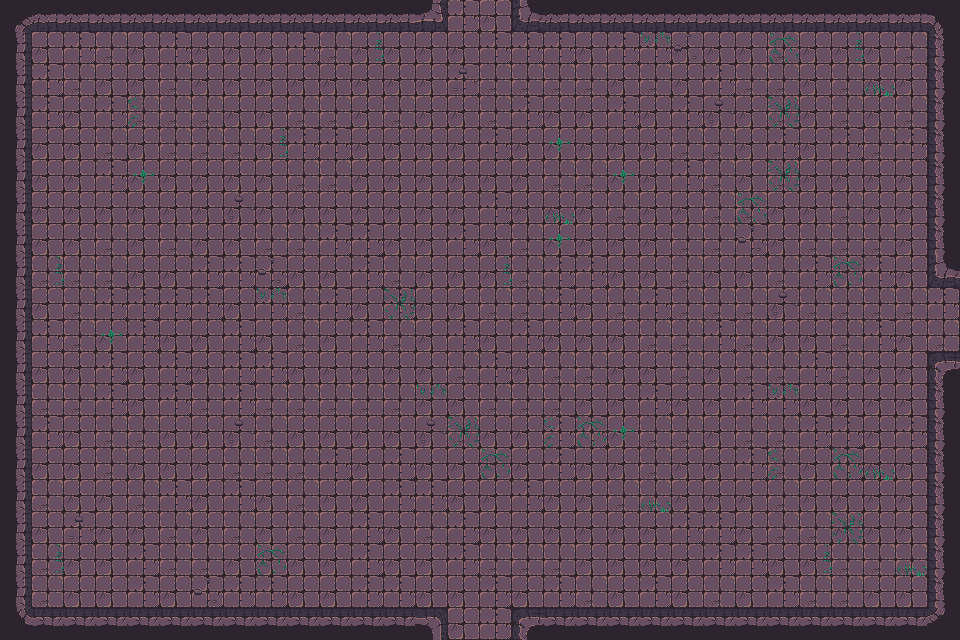

A level layout from a 2D game, rendered from its tile map. Below: a short description, then the map file with its tile-grid data intact:
An orthogonal 30x20 tile map with 32x32 px tiles, 3 tile layers (Walls, Decor, Items), 2 tilesets and 58 objects.

<map version="1.10" tiledversion="1.11.2" orientation="orthogonal" renderorder="right-down" width="30" height="20" tilewidth="32" tileheight="32" infinite="0" nextlayerid="3" nextobjectid="1">
    <tileset firstgid="1" name="Town Tileset" tilewidth="32" tileheight="32" tilecount="64" columns="8">
        <image source="../../../tiles/World H Tileset.png" trans="ff00ff" width="256" height="256" />
        <tile id="4">
            <objectgroup draworder="index" id="2">
                <object id="1" x="0" y="0" width="32" height="32" />
            </objectgroup>
        </tile>
        <tile id="5">
            <objectgroup draworder="index" id="2">
                <object id="1" x="0" y="0" width="32" height="32" />
            </objectgroup>
        </tile>
        <tile id="6">
            <objectgroup draworder="index" id="2">
                <object id="1" x="0" y="0" width="32" height="32" />
            </objectgroup>
        </tile>
        <tile id="7">
            <objectgroup draworder="index" id="2">
                <object id="1" x="0" y="0" width="32" height="32" />
            </objectgroup>
        </tile>
        <tile id="8">
            <objectgroup draworder="index" id="2">
                <object id="1" x="0" y="0" width="32" height="32" />
            </objectgroup>
        </tile>
        <tile id="10">
            <objectgroup draworder="index" id="2">
                <object id="1" x="0" y="32" width="32" height="0" />
            </objectgroup>
        </tile>
        <tile id="11">
            <objectgroup draworder="index" id="2">
                <object id="1" x="0" y="32" width="32" height="0" />
                <object id="2" x="32" y="0" width="0" height="32" />
            </objectgroup>
        </tile>
        <tile id="12">
            <objectgroup draworder="index" id="2">
                <object id="1" x="32" y="0" width="0" height="32" />
            </objectgroup>
        </tile>
        <tile id="13">
            <objectgroup draworder="index" id="2">
                <object id="1" x="0" y="32" width="32" height="0" />
                <object id="2" x="0" y="32" width="32" height="0" />
                <object id="3" x="0" y="0" width="0" height="32" />
            </objectgroup>
        </tile>
        <tile id="14">
            <objectgroup draworder="index" id="2">
                <object id="1" x="0" y="0" width="0" height="32" />
            </objectgroup>
        </tile>
        <tile id="16">
            <objectgroup draworder="index" id="2">
                <object id="1" x="0" y="0" width="32" height="32" />
            </objectgroup>
        </tile>
        <tile id="24">
            <objectgroup draworder="index" id="2">
                <object id="1" x="0" y="0" width="32" height="32" />
            </objectgroup>
        </tile>
    </tileset>
    <tileset firstgid="65" name="Dungeon Crawler Tileset" tilewidth="32" tileheight="32" tilecount="100" columns="10">
        <image source="../../../tiles/Dungeon_Tile.png" trans="" width="320" height="320" />
        <tile id="2">
            <objectgroup draworder="index" id="2">
                <object id="1" x="0" y="0" width="32" height="32" />
            </objectgroup>
        </tile>
        <tile id="3">
            <objectgroup draworder="index" id="2">
                <object id="1" x="0" y="0" width="32" height="32" />
            </objectgroup>
        </tile>
        <tile id="4">
            <objectgroup draworder="index" id="2">
                <object id="1" x="0" y="0" width="32" height="32" />
            </objectgroup>
        </tile>
        <tile id="5">
            <objectgroup draworder="index" id="2">
                <object id="1" x="0" y="0" width="32" height="32" />
            </objectgroup>
        </tile>
        <tile id="6">
            <objectgroup draworder="index" id="2">
                <object id="1" x="0" y="0" width="32" height="32" />
            </objectgroup>
        </tile>
        <tile id="8">
            <objectgroup draworder="index" id="2">
                <object id="1" x="0" y="0" width="32" height="32" />
            </objectgroup>
        </tile>
        <tile id="12">
            <objectgroup draworder="index" id="2">
                <object id="1" x="0" y="0" width="32" height="32" />
            </objectgroup>
        </tile>
        <tile id="13">
            <objectgroup draworder="index" id="2">
                <object id="1" x="0" y="0" width="32" height="32" />
            </objectgroup>
        </tile>
        <tile id="14">
            <objectgroup draworder="index" id="2">
                <object id="1" x="0" y="0" width="32" height="32" />
            </objectgroup>
        </tile>
        <tile id="15">
            <objectgroup draworder="index" id="2">
                <object id="1" x="0" y="0" width="32" height="32" />
            </objectgroup>
        </tile>
        <tile id="16">
            <objectgroup draworder="index" id="2">
                <object id="1" x="0" y="0" width="32" height="32" />
            </objectgroup>
        </tile>
        <tile id="18">
            <objectgroup draworder="index" id="2">
                <object id="1" x="0" y="0" width="32" height="32" />
            </objectgroup>
        </tile>
        <tile id="22">
            <objectgroup draworder="index" id="2">
                <object id="1" x="0" y="0" width="32" height="32" />
            </objectgroup>
        </tile>
        <tile id="23">
            <objectgroup draworder="index" id="2">
                <object id="1" x="0" y="0" width="32" height="32" />
            </objectgroup>
        </tile>
        <tile id="24">
            <objectgroup draworder="index" id="2">
                <object id="1" x="0" y="0" width="32" height="32" />
            </objectgroup>
        </tile>
        <tile id="25">
            <objectgroup draworder="index" id="2">
                <object id="1" x="0" y="0" width="32" height="32" />
            </objectgroup>
        </tile>
        <tile id="26">
            <objectgroup draworder="index" id="2">
                <object id="1" x="0" y="0" width="32" height="32" />
            </objectgroup>
        </tile>
        <tile id="28">
            <objectgroup draworder="index" id="2">
                <object id="1" x="0" y="0" width="32" height="32" />
            </objectgroup>
        </tile>
        <tile id="32">
            <objectgroup draworder="index" id="2">
                <object id="1" x="0" y="0" width="32" height="32" />
            </objectgroup>
        </tile>
        <tile id="33">
            <objectgroup draworder="index" id="2">
                <object id="1" x="0" y="0" width="32" height="32" />
            </objectgroup>
        </tile>
        <tile id="34">
            <objectgroup draworder="index" id="2">
                <object id="1" x="0" y="0" width="32" height="32" />
            </objectgroup>
        </tile>
        <tile id="35">
            <objectgroup draworder="index" id="2">
                <object id="1" x="0" y="0" width="32" height="32" />
            </objectgroup>
        </tile>
        <tile id="36">
            <objectgroup draworder="index" id="2">
                <object id="1" x="0" y="0" width="32" height="32" />
            </objectgroup>
        </tile>
        <tile id="38">
            <objectgroup draworder="index" id="2">
                <object id="1" x="0" y="0" width="32" height="32" />
            </objectgroup>
        </tile>
        <tile id="42">
            <objectgroup draworder="index" id="2">
                <object id="1" x="0" y="0" width="32" height="32" />
            </objectgroup>
        </tile>
        <tile id="43">
            <objectgroup draworder="index" id="2">
                <object id="1" x="0" y="0" width="32" height="32" />
            </objectgroup>
        </tile>
        <tile id="44">
            <objectgroup draworder="index" id="2">
                <object id="1" x="0" y="0" width="32" height="32" />
            </objectgroup>
        </tile>
        <tile id="45">
            <objectgroup draworder="index" id="2">
                <object id="1" x="0" y="0" width="32" height="32" />
            </objectgroup>
        </tile>
        <tile id="46">
            <objectgroup draworder="index" id="2">
                <object id="1" x="0" y="0" width="32" height="32" />
            </objectgroup>
        </tile>
        <tile id="48">
            <objectgroup draworder="index" id="2">
                <object id="1" x="0" y="0" width="32" height="32" />
            </objectgroup>
        </tile>
        <tile id="52">
            <objectgroup draworder="index" id="2">
                <object id="1" x="0" y="0" width="32" height="32" />
            </objectgroup>
        </tile>
        <tile id="53">
            <objectgroup draworder="index" id="2">
                <object id="1" x="0" y="0" width="32" height="32" />
            </objectgroup>
        </tile>
        <tile id="54">
            <objectgroup draworder="index" id="2">
                <object id="1" x="0" y="0" width="32" height="32" />
            </objectgroup>
        </tile>
        <tile id="55">
            <objectgroup draworder="index" id="2">
                <object id="1" x="0" y="0" width="32" height="32" />
            </objectgroup>
        </tile>
        <tile id="56">
            <objectgroup draworder="index" id="2">
                <object id="1" x="0" y="0" width="32" height="32" />
            </objectgroup>
        </tile>
        <tile id="58">
            <objectgroup draworder="index" id="2">
                <object id="1" x="0" y="0" width="32" height="32" />
            </objectgroup>
        </tile>
        <tile id="62">
            <objectgroup draworder="index" id="2">
                <object id="1" x="0" y="0" width="32" height="32" />
            </objectgroup>
        </tile>
        <tile id="63">
            <objectgroup draworder="index" id="2">
                <object id="1" x="0" y="0" width="32" height="32" />
            </objectgroup>
        </tile>
        <tile id="64">
            <objectgroup draworder="index" id="2">
                <object id="1" x="0" y="0" width="32" height="32" />
            </objectgroup>
        </tile>
        <tile id="65">
            <objectgroup draworder="index" id="2">
                <object id="1" x="0" y="0" width="32" height="32" />
            </objectgroup>
        </tile>
        <tile id="66">
            <objectgroup draworder="index" id="2">
                <object id="1" x="0" y="0" width="32" height="32" />
            </objectgroup>
        </tile>
        <tile id="68">
            <objectgroup draworder="index" id="2">
                <object id="1" x="0" y="0" width="32" height="32" />
            </objectgroup>
        </tile>
        <tile id="80">
            <objectgroup draworder="index" id="2">
                <object id="1" x="0" y="0" width="32" height="32" />
            </objectgroup>
        </tile>
    </tileset>
    <layer id="1" name="Walls" width="30" height="20">
        <data encoding="csv">
67,68,68,68,68,68,68,68,68,68,68,68,68,103,65,75,100,68,68,68,68,68,68,68,68,68,68,68,68,69,
77,75,65,66,75,65,75,75,75,65,66,75,75,75,75,65,65,65,75,65,65,75,75,75,66,75,75,75,66,79,
77,65,66,75,75,66,75,75,75,75,75,75,75,75,65,66,66,66,66,75,66,75,65,66,66,75,66,75,75,79,
77,65,75,65,66,66,66,75,75,66,66,75,66,75,75,66,65,75,75,65,75,65,75,75,66,75,66,75,66,79,
77,75,75,66,75,66,66,66,75,65,65,75,75,75,75,65,75,75,75,75,75,66,66,75,65,75,65,66,65,79,
77,75,75,65,75,75,75,75,75,66,66,75,75,75,75,75,75,66,66,75,75,65,66,75,66,75,75,75,75,79,
77,75,75,75,75,75,75,75,75,75,75,75,75,75,75,65,75,75,75,66,75,75,66,66,75,75,66,75,75,79,
77,75,75,66,75,66,75,75,66,66,65,65,75,75,65,75,66,75,75,75,75,66,66,65,75,66,66,66,75,79,
77,66,66,66,75,75,65,65,65,75,75,65,66,75,75,75,66,65,65,75,75,66,75,75,66,65,75,65,75,100,
77,75,66,65,65,65,65,75,65,66,65,75,65,75,75,66,66,65,75,66,65,66,66,66,75,66,66,66,66,65,
77,65,66,75,65,75,75,65,75,66,75,65,66,75,65,75,65,75,75,75,66,66,65,66,75,75,66,65,75,66,
77,75,75,65,75,65,75,65,65,75,75,75,75,75,66,65,75,66,66,75,75,66,75,66,66,65,66,75,75,70,
77,66,66,65,75,65,66,65,66,66,66,66,66,75,75,66,66,66,75,75,65,75,75,65,65,75,75,75,75,79,
77,65,75,66,66,75,75,75,66,75,75,75,75,75,66,75,75,65,65,75,66,66,75,66,66,65,65,75,65,79,
77,75,75,66,75,75,75,66,66,66,65,75,65,75,75,75,75,65,75,75,66,75,75,65,66,75,65,75,75,79,
77,66,75,75,66,65,75,65,75,66,75,75,65,65,75,75,65,75,75,66,66,75,75,75,66,75,75,75,75,79,
77,75,65,75,75,66,75,66,75,66,75,65,75,66,65,75,75,75,75,75,75,65,65,75,66,66,75,75,75,79,
77,66,75,75,65,66,66,75,75,75,75,65,75,75,65,66,66,66,75,75,75,75,65,65,75,75,66,66,66,79,
77,66,75,75,65,75,65,65,65,75,75,65,65,75,75,65,75,65,66,75,65,75,66,75,65,66,66,75,75,79,
87,88,88,88,88,88,88,88,88,88,88,88,88,73,75,65,70,88,88,88,88,88,88,88,88,88,88,88,88,89
        </data>
    </layer>
    <layer id="1" name="Decor" width="30" height="20">
        <data encoding="csv">
133,133,133,133,133,133,133,133,133,133,133,133,133,133,133,133,133,133,133,133,133,133,133,133,133,133,133,133,133,133,
133,133,133,133,133,133,133,133,133,133,133,140,133,133,133,133,133,133,133,133,138,116,133,133,126,133,140,133,133,133,
133,133,133,133,133,133,133,133,133,133,133,133,133,133,115,133,133,133,133,133,133,133,133,133,133,133,133,137,133,133,
133,133,133,133,139,133,133,133,133,133,133,133,133,133,133,133,133,133,133,133,133,133,115,133,125,133,136,133,133,133,
133,133,133,133,133,133,133,133,140,133,133,133,133,133,133,133,133,135,133,133,133,133,133,133,133,133,133,133,133,133,
133,133,133,133,135,133,133,133,133,133,133,133,133,133,133,133,133,133,133,135,133,133,133,133,125,133,133,133,133,133,
133,133,133,133,133,133,133,115,133,133,133,133,133,133,133,133,133,137,133,133,133,133,133,126,133,133,133,133,133,133,
133,133,133,133,133,133,133,133,133,133,133,133,133,133,133,133,133,135,133,133,133,133,133,116,133,133,133,133,133,133,
133,140,133,133,133,136,133,136,116,133,133,133,133,133,133,140,133,133,133,133,133,133,133,133,133,133,126,133,133,133,
133,133,133,133,133,133,133,133,138,133,133,133,125,133,133,133,133,133,133,133,133,133,133,133,115,133,133,133,133,133,
133,133,133,135,133,133,133,133,133,133,133,133,133,133,133,133,133,133,133,133,133,133,133,133,133,133,133,133,133,133,
133,133,133,133,133,133,133,133,133,133,133,133,133,133,133,133,133,133,133,133,133,133,133,133,133,133,133,133,133,133,
133,133,133,133,133,133,133,133,133,133,133,133,133,138,133,133,133,133,133,133,133,133,133,133,138,133,133,133,133,133,
133,133,133,133,133,133,133,115,133,133,133,133,133,115,125,133,133,139,126,135,133,133,133,133,133,133,133,133,133,133,
133,133,133,133,133,133,133,133,133,133,133,133,133,133,133,126,133,133,133,133,133,133,133,133,139,133,126,137,133,133,
133,133,133,133,133,133,133,133,133,133,133,133,133,133,133,133,133,133,133,133,137,133,133,133,133,133,133,133,133,133,
133,133,115,133,133,133,133,133,133,133,133,133,133,133,133,133,133,133,133,133,133,133,133,133,133,133,125,133,133,133,
133,140,133,133,133,133,133,136,126,133,133,133,133,133,133,133,133,133,133,133,133,133,133,133,133,140,133,133,137,133,
133,133,133,133,133,133,116,133,133,133,133,133,133,133,133,133,133,133,133,133,133,133,133,133,133,133,133,133,133,133,
133,133,133,133,133,133,133,133,133,133,133,133,133,133,133,133,133,133,133,133,133,133,133,133,133,133,133,133,133,133
        </data>
    </layer>
    <layer id="1" name="Items" width="30" height="20">
        <data encoding="csv">
133,133,133,133,133,133,133,133,133,133,133,133,133,133,133,133,133,133,133,133,133,133,133,133,133,133,133,133,133,133,
133,133,133,133,133,133,133,133,133,133,133,133,133,133,133,133,133,133,133,133,133,133,133,133,133,133,133,133,133,133,
133,133,133,133,133,133,133,133,133,133,133,133,133,133,133,133,133,133,133,133,133,133,133,133,133,133,133,133,133,133,
133,133,133,133,133,133,133,133,133,133,133,133,133,133,133,133,133,133,133,133,133,133,133,133,133,133,133,133,133,133,
133,133,133,133,133,133,133,133,133,133,133,133,133,133,133,133,133,133,133,133,133,133,133,133,133,133,133,133,133,133,
133,133,133,133,133,133,133,133,133,133,133,133,133,133,133,133,133,133,133,133,133,133,133,133,133,133,133,133,133,133,
133,133,133,133,133,133,133,133,133,133,133,133,133,133,133,133,133,133,133,133,133,133,133,133,133,133,133,133,133,133,
133,133,133,133,133,133,133,133,133,133,133,133,133,133,133,133,133,133,133,133,133,133,133,133,133,133,133,133,133,133,
133,133,133,133,133,133,133,133,133,133,133,133,133,133,133,133,133,133,133,133,133,133,133,133,133,133,133,133,133,133,
133,133,133,133,133,133,133,133,133,133,133,133,133,133,133,133,133,133,133,133,133,133,133,133,133,133,133,133,133,133,
133,133,133,133,133,133,133,133,133,133,133,133,133,133,133,133,133,133,133,133,133,133,133,133,133,133,133,133,133,133,
133,133,133,133,133,133,133,133,133,133,133,133,133,133,133,133,133,133,133,133,133,133,133,133,133,133,133,133,133,133,
133,133,133,133,133,133,133,133,133,133,133,133,133,133,133,133,133,133,133,133,133,133,133,133,133,133,133,133,133,133,
133,133,133,133,133,133,133,133,133,133,133,133,133,133,133,133,133,133,133,133,133,133,133,133,133,133,133,133,133,133,
133,133,133,133,133,133,133,133,133,133,133,133,133,133,133,133,133,133,133,133,133,133,133,133,133,133,133,133,133,133,
133,133,133,133,133,133,133,133,133,133,133,133,133,133,133,133,133,133,133,133,133,133,133,133,133,133,133,133,133,133,
133,133,133,133,133,133,133,133,133,133,133,133,133,133,133,133,133,133,133,133,133,133,133,133,133,133,133,133,133,133,
133,133,133,133,133,133,133,133,133,133,133,133,133,133,133,133,133,133,133,133,133,133,133,133,133,133,133,133,133,133,
133,133,133,133,133,133,133,133,133,133,133,133,133,133,133,133,133,133,133,133,133,133,133,133,133,133,133,133,133,133,
133,133,133,133,133,133,133,133,133,133,133,133,133,133,133,133,133,133,133,133,133,133,133,133,133,133,133,133,133,133
        </data>
    </layer>
</map>
